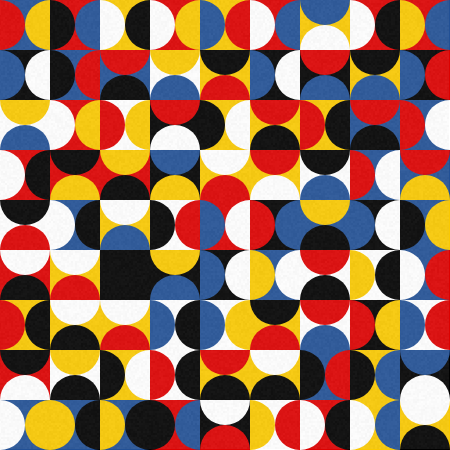
Frame 1 (no input)
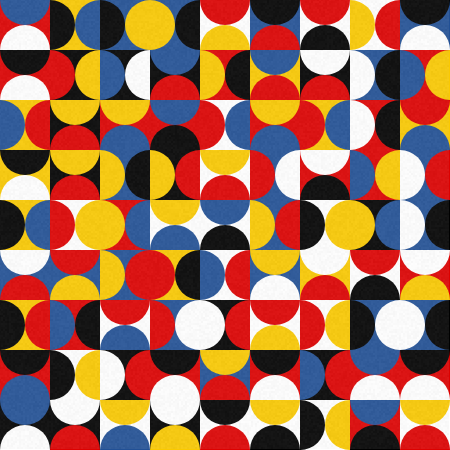
Frame 2 (the mouse pressed at the canvas centre, redrawn once)

The p5.js sketch that drew these frames (run headless with seeded random() and noise() and a simulated clock; the mouse was pressed at the canvas centre and the sketch redrawn once):

// p5.js sketch
// ── sketch.js
//////////////////////////////////////////////////////////////////////////
//                       //                                             //
//  -~=Niels MAnders=~-  //            Balance of Creation              //
//                       //                                             //
//////////////////////////////////////////////////////////////////////////
//                                                                      //
// Controls:                                                            //
//                                                                      //
//    keyboard                                                          //
//       's': save image                                                //
//       '1': modeFn - dualHalfCircle                                   //
//       '2': modeFn - cornerQuaterCircle                               //
//       '3': modeFn - leftHalfCircle                                   //
//       '4': modeFn - allQuaterCircle                                  //
//       '5': modeFn - rotateHalfCircle                                 //
//       '6': modeFn - organicLine                                      //
//       '7': modeFn - organicAndCircle                                 //
//       '8': reset the artwork                                         //          
//                                                                      //
//////////////////////////////////////////////////////////////////////////


var blockSize = 50;   //size of one square in px
var countBorder = 9;  //number of squares in the artwork
var wdt = blockSize * countBorder;  //total width of artwork
var hgt = blockSize * countBorder;  //total height of artwork
var modes = [dualHalfCircle, cornerQuaterCircle, leftHalfCircle, allQuaterCircle, rotateHalfCircle, organicLine, organicAndCircle, nothing];  //different styles
var currModeFn = dualHalfCircle;  //current style, dualHalfCircle is default
var colorSchemes = [    //different color combinations of 5 colors
  [ '#fac901', '#225095', '#dd0100', '#ffffff', '#000000' ],      //modrian based colors
  [ '#abc4ff', '#cbfdff', '#ffffff', '#ffce94', '#ff6e49' ],      //winter to summer colors
  [ '#e3e3e3', '#767676', '#9f9f9f	', '#c8c8c8', '#f1f1f1' ],    //5 shade of neutral grays
  [ '#3b5998', '#8b9dc3', '#dfe3ee', '#f7f7f7', '#ffffff' ],      //facebook colors
  [ '#a7adea', '#ca97df', '#eea9ca', '#fcbe8e', '#feecba' ],      //instagram colors (toned down)
  [ '#000000', '#101010', '#202020', '#303030', '#404040' ]       //blacks   
];
var queueNum = [ 0, 1, 2, 3, 4 ];   //value to pick colorscheme
var clrs = colorSchemes[0];   //current colorscheme
var togglePaper = true;   //keeps track is paper effect is activated

//defines the canvas and art size
function setup() {
  var cnv = createCanvas(wdt, hgt);   //create full screen canvas
  var x = (windowWidth - wdt) / 2;    //calculate margin-left (1/4 of width)
  var y = (windowHeight - hgt) / 2;   //calcukate margin-top (1/4 of height)
  cnv.position(x, y);   //position artwork with margins
  rectMode(CENTER);     //draw a square
  noStroke();           //remove square stroke
  noLoop();     //stop constant looping of draw function

}

//draws the artwork
function draw() {
  background(25);   //set background color
  for (var y = blockSize / 2; y < height; y+=blockSize) {   //for every vertical row
    for (var x = blockSize / 2; x < width; x+=blockSize) {  //for every square in that row
      queueNum = shuffleArray([ 0, 1, 2, 3, 4 ]);   //pick a random color scheme
      fill(clrs[queueNum[0]]);    //pick a random color from color array
      rect(x, y, blockSize, blockSize);   //draw the square

      push();   //start new drawing state
      translate(x, y);    //translate to the top corner of artwork
      currModeFn(0, 0, clrs);   //define current style and colorscheme
      pop();    //restore original drawing state
    }
  }

  if(togglePaper == true){    //checking if texture needs to be used
    paper();    //add "paper" effect to the drawing
  }
}

//draws two circles opposite of each other 
//turned with straight sides horizontal or vertical
//using colors from the choosen color-array
function dualHalfCircle(x, y, clrs) {
	rotate(radians(90 * Math.round(random(1, 5))));
  if (random() > .005) {
    fill(clrs[queueNum[1]]);
    arc(x - blockSize / 2, y, blockSize, blockSize, radians(270), radians(450));
    fill(clrs[queueNum[2]]);
    arc(x + blockSize / 2, y, blockSize, blockSize, radians(90),  radians(270));
  }
}

//draws a circle in the bottom right corner of the square
//using a color from the choosen color-array
function cornerQuaterCircle(x, y, clrs) {
  if (random(1) > .4) {
    fill(clrs[queueNum[Math.floor(random(queueNum.length))]]);
    arc(x, y + blockSize / 2, blockSize, blockSize, radians(270), radians(450));
  }
}

//draws a half circle on the left side of the square
//using a color from the choosen color-array
function leftHalfCircle(x, y, clrs) {
  if (random(1) > .2) {
    fill(clrs[queueNum[Math.floor(random(queueNum.length))]]);
    arc(x - blockSize / 2, y, blockSize, blockSize, radians(270), radians(450));
  }
}

//split the square in 4 even squares and draw a quater circle in it
//this quater circle can be in 4 directions
//using a color from the choosen color-array
function allQuaterCircle(x, y, clrs) {
  fill(clrs[queueNum[Math.floor(random(queueNum.length))]]);
  arc(-blockSize / 2, 0, blockSize, blockSize, radians(270), radians(450));
  for (var i = 0; i < 3; i++) {
    fill(clrs[queueNum[Math.floor(random(queueNum.length))]]);
    rotate(radians(90 * Math.round(random(1, 5))));
    arc(x, y + blockSize / 2, blockSize, blockSize, radians(270), radians(450));
  }
}

//draw a half circle with teh straight side on one of the sides of the square
//using a color from the choosen color-array
function rotateHalfCircle(x, y, clrs) {
  rotate(radians(90 * Math.round(random(1, 5))));
  fill(clrs[queueNum[1]]);
  arc(-blockSize / 2, 0, blockSize, blockSize, radians(270), radians(450));
}

//draws a line based of 2 quatercircle from one corner to the oposite while crossing the center
//unsing a color from the choosen color-array
function organicLine(x, y, clrs) {
  rotate(radians(90 * Math.round(random(1, 5))));

  fill(clrs[queueNum[1]]);
  arc(x - blockSize / 2, y, blockSize, blockSize, radians(270), radians(450));
  fill(clrs[queueNum[2]]);
  arc(x + blockSize / 2, y, blockSize, blockSize, radians(90),  radians(270));

  fill(clrs[queueNum[1]]);
  arc(x, y + blockSize / 2, blockSize, blockSize, radians(180), radians(360));
  fill(clrs[queueNum[2]]);
  arc(x, y - blockSize / 2, blockSize, blockSize, radians(0),   radians(180));
}

//draws a half circle or organic line orientated in one of the 4 ways
//using a color fron the choose color-array
function organicAndCircle(x, y, clrs) {
  rotate(radians(90 * Math.round(random(1, 5))));
  fill(clrs[queueNum[1]]);
  arc(x - blockSize / 2, y, blockSize, blockSize, radians(270), radians(450));
  fill(clrs[queueNum[2]]);
  arc(x + blockSize / 2, y, blockSize, blockSize, radians(90),  radians(270));

  rotate(radians(90 * Math.round(random(1, 5))));
  fill(clrs[queueNum[1]]);
  arc(x, y + blockSize / 2, blockSize, blockSize, radians(180), radians(360));
  fill(clrs[queueNum[2]]);
  arc(x, y - blockSize / 2, blockSize, blockSize, radians(0),   radians(180));
}

//draws nothing, so only the colored square are visible
//the squares uses colors for color-array
function nothing(){
  //nothing
}

//shuffles the colors in the choosen color-array
//and then returns the newly arranged color-array
function shuffleArray(array) {
  var j, temp;     //creates a temporary array for the new color-array
  for (var i = array.length - 1; i > 0; i--) {    //for every old array item
    j = Math.floor(Math.random() * (i + 1));    //a new random place in array
    temp = array[i];       //temp is the same as array[i]
    array[i] = array[j];   //old array is replaced by new array
    array[j] = temp;       //temp is the new array
  }
  return array;     //new color-array gets returned to be used
}

function resetArtwork(modeFn) {
  currModeFn = modeFn || modes[Math.floor(random(modes.length))];  //choose a style that is not the current one
  clrs = colorSchemes[Math.floor(random(colorSchemes.length))];   //choose a colorschema that is not the current one
  redraw();   //redo the draw function
}

//recognises keypresses to:
//change artwork style
//redraw the artwork
//toggle the paper effect


//draws small squares in different colors with an low opacity
//this to create the look of paper
function paper() {
  push();    //start new drawing state
  noStroke();       //no stroke for the squares
  for (var i = 0; i<width-1; i+=2) {         //for everyvertical row apply the paper effect
    for (var j = 0; j<height-1; j+=2) {      //for every square in that row apply the paper effect
      fill(random(205-40, 205+30), 25);      //fill with gray color and 0.25 opacity
      rect(i, j, 2, 2);                      //draw 2x2 square over artwork
      }
    }
  pop();    //restore original drawing state
}
// ── style.css
body{

    padding: 0; 
    margin: 0;

    /* make everything unselectable */
    -webkit-touch-callout: none;
    -webkit-user-select: none;
    -khtml-user-select: none;
    -moz-user-select: none;
    -ms-user-select: none;
    user-select: none;
}

.footer {
	position: fixed;
	right: 5em;
	bottom: 0;
	width: 100%;
	color: 000;
	text-align: right;
	cursor: default;

	font-family: 'Open Sans light', sans-serif;
	letter-spacing: 2px;
    line-height: 10%;
	font-weight: 300;
	font-size: 1em;
 }
